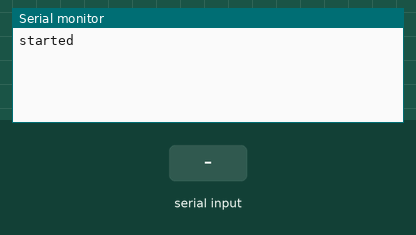
Simulated run of this sketch. Board: Arduino Uno, built with avr-gcc and run on an emulated ATmega328P. On the bench: the last lines printed to the serial monitor. The inputs (shaded band) are chosen by the test bench.

Above: at 1.2 s.
1.3 s: "1" received over Serial
At 1.9 s:
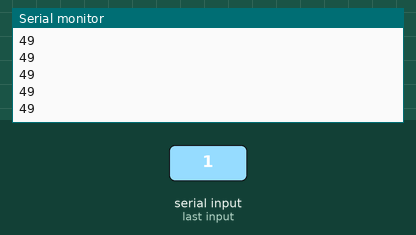
3.2 s: "0" received over Serial
At 4.1 s:
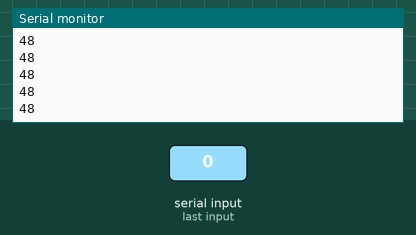
4.7 s: "2" received over Serial
At 5.5 s:
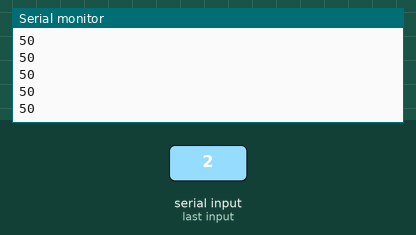
Timing chart, 0 to 7.7 s (numbered marks = the images above; inputs shaded):
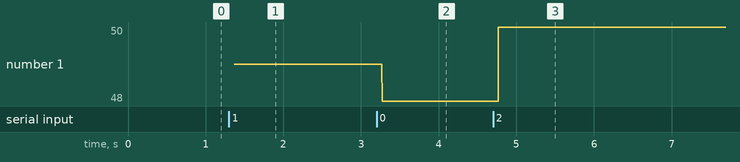

The sketch:

serial_check.ino
```cpp
String x;

void setup() {
  Serial.begin(9600);
  Serial.println("started");

}

void loop() {
  while (1)
  {
    if (Serial.available() > 0)
    {
      x = Serial.read();
      //Serial.println("Serial Available");
    }
    Serial.println(x);
  }
}
```

Measured:
- after the input at 1.3 s, the serial monitor: prints a new line after 0.07 s (image 1)
- after the input at 3.2 s, the serial monitor: prints a new line after 0.07 s (image 2)
- after the input at 4.7 s, the serial monitor: prints a new line after 0.07 s (image 3)
- plotted number 1: 49 → 48 after the input at 3.2 s, 48 → 50 after the input at 4.7 s
